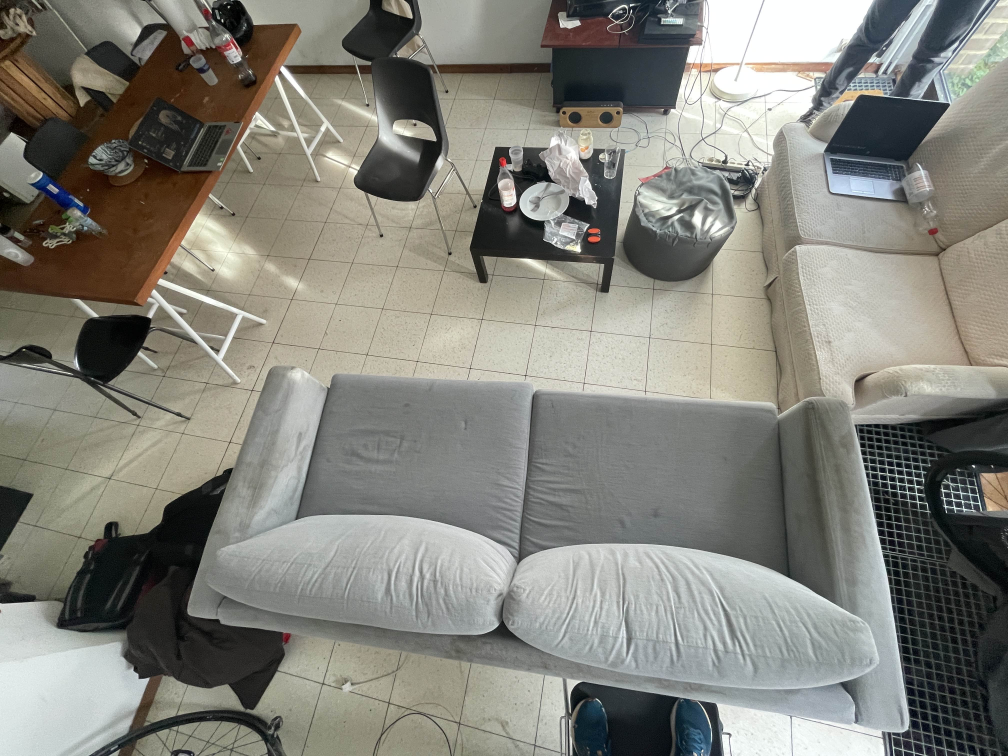
#> input picture IMG/lit_vide.jpg, 4032 x 3024 px, found by its file name (shown at 1/4 size)
$ python recup_photo.py
#> lines starting #> are read from the running program, lines starting #| are printed output that depends on the picture
import matplotlib.pyplot as plt


img = plt.imread("MEDIA/IMG/lit_vide.jpg")[750:3000]
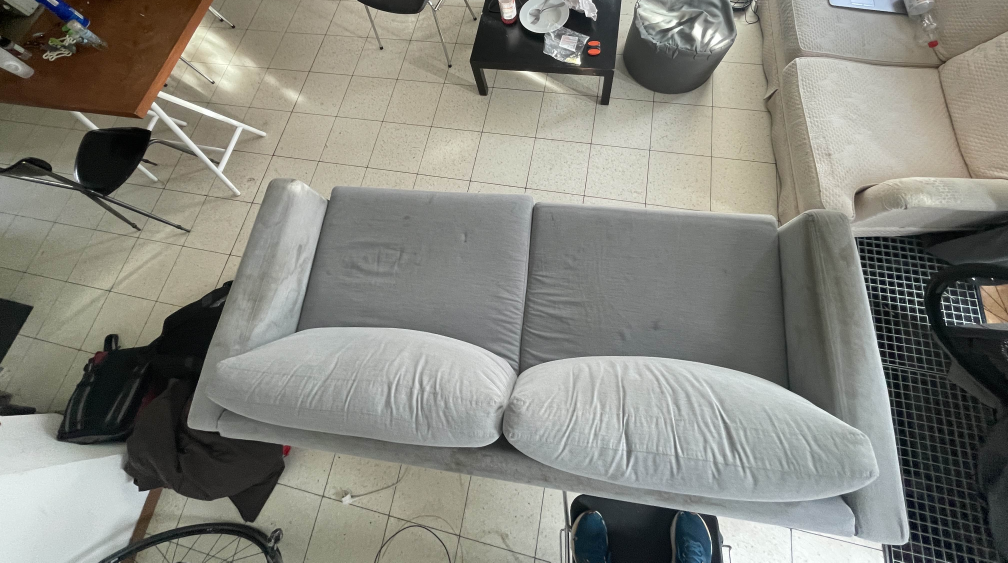
#> img: shape (2250, 4032, 3) (shown at 1/4 size); mean R, G, B 133.9, 133.6, 125.5
imgplot = plt.imshow(img, cmap="gray")
plt.show()

$ run again, with IMG/lit_avec_pers.jpg copied over IMG/lit_vide.jpg
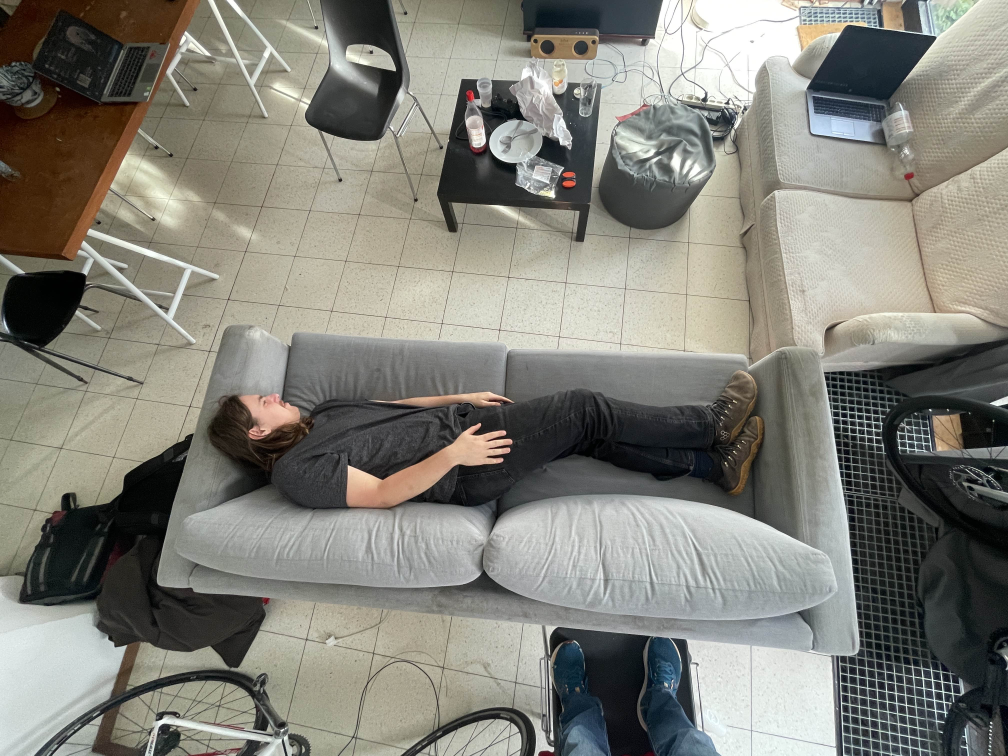
#> input picture IMG/lit_avec_pers.jpg, 4032 x 3024 px, found by its file name (shown at 1/4 size)
#> `img = plt.imread("MEDIA/IMG/lit_vide.jpg")[750:3000]`:
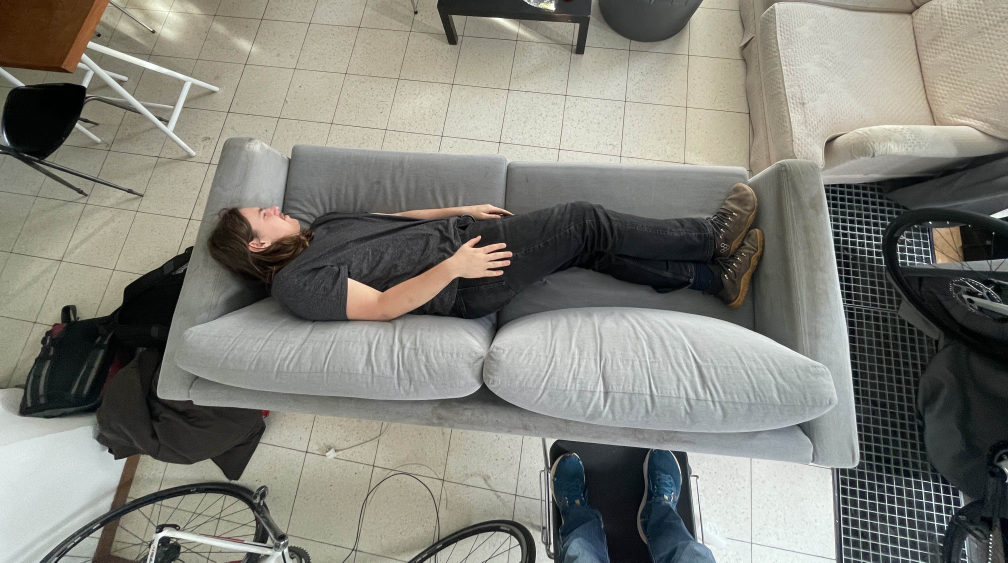
#> img: shape (2250, 4032, 3) (shown at 1/4 size); mean R, G, B 129.5, 128.9, 121
